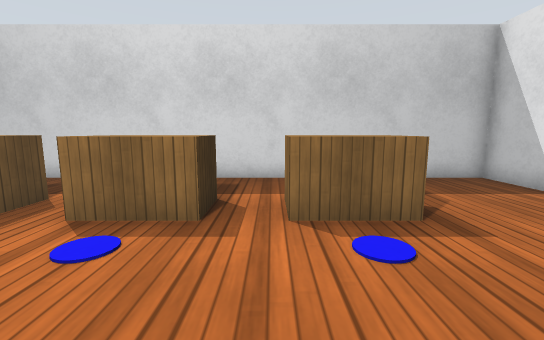
view 1 (above)

16 first-person views from a walk through a world built for the Gazebo simulator. The camera is 0.79 m above the floor, tilts 8° down and sees 90° across. The floor is counted in squares, 0.5 m on a side. Each view is taken from the middle of a square. On the plan, view 1 faces up. The plan holds only what a view shows up to about 14 squares ahead; the rest is blank. The place goes on beyond the plan. Simple patterns stand in for the simulator's built-in surfaces.

view 2
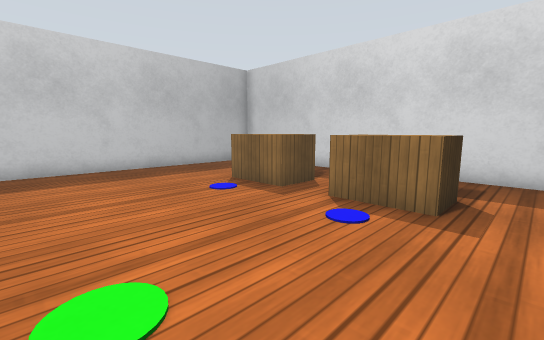

view 3
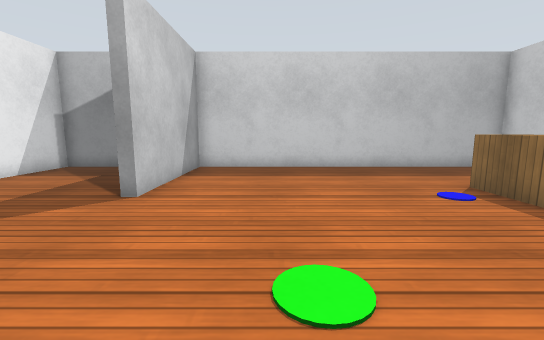

view 4
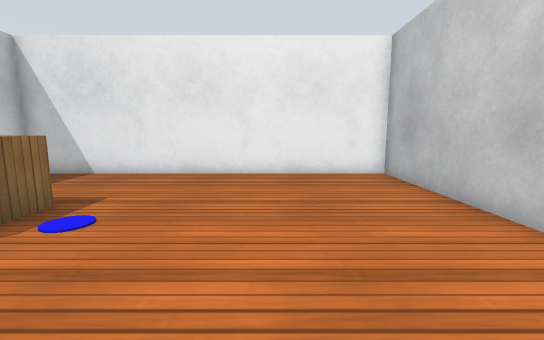

view 5
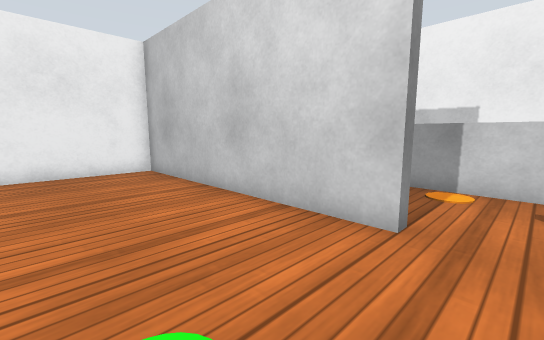

view 6
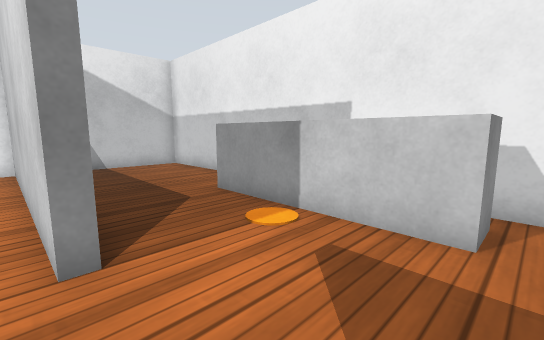

view 7
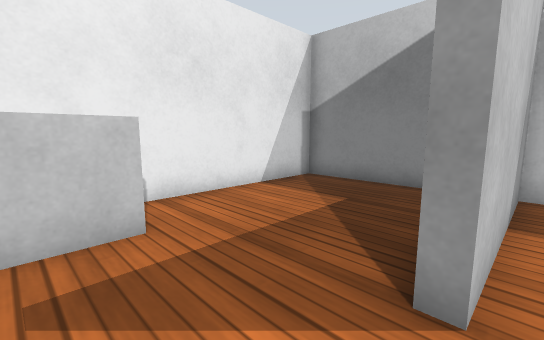

view 8
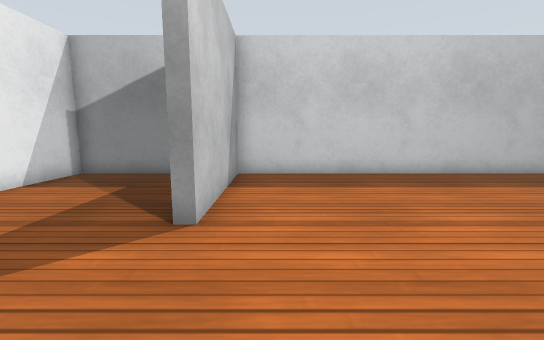

view 9
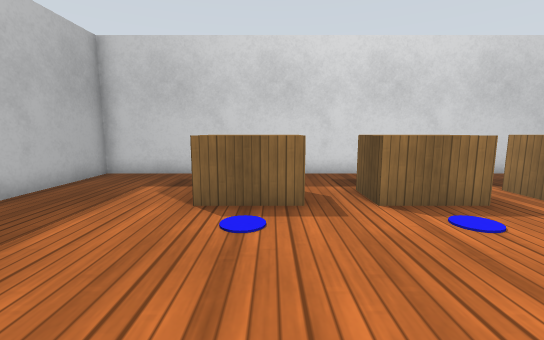

view 10
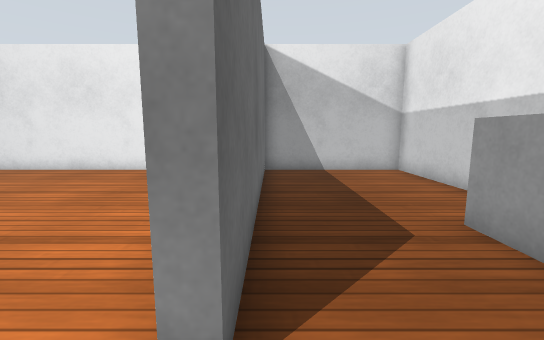

view 11
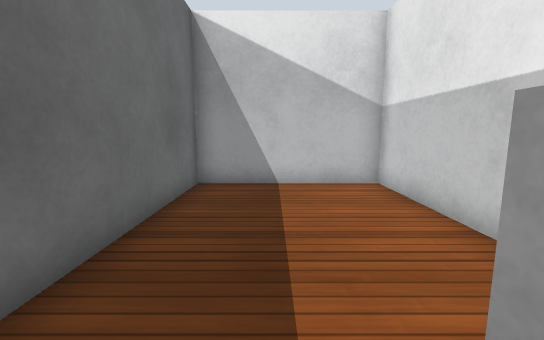

view 12
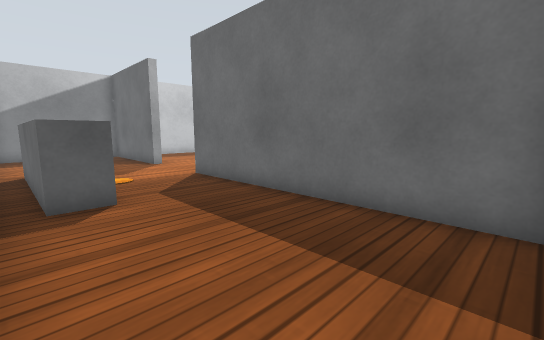

view 13
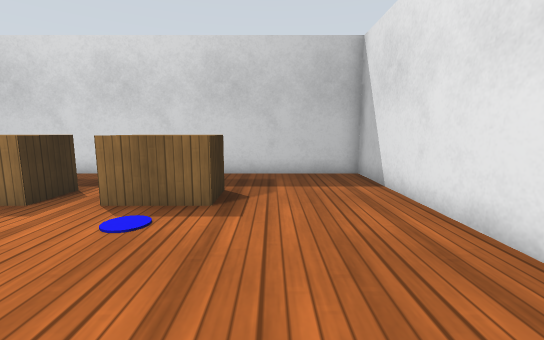

view 14
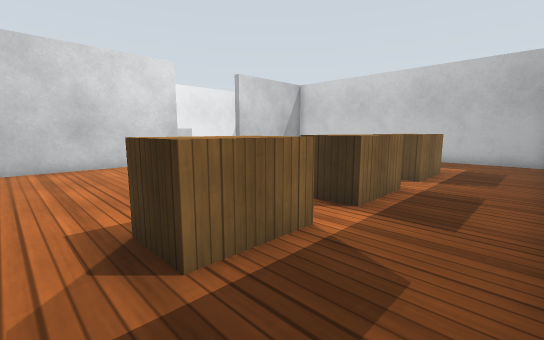

view 15
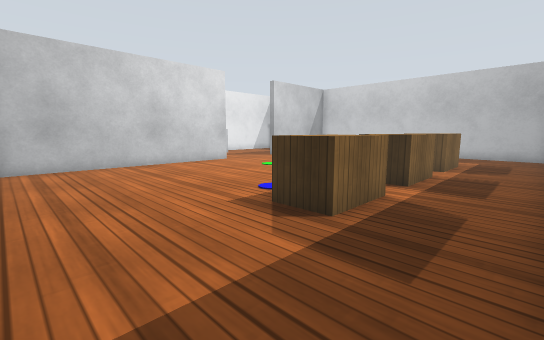

view 16
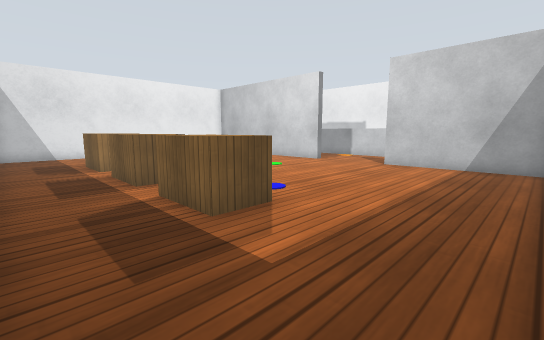

### Floor plan
Points are (right, up) in squares from view 1. A wall is a line through its corners. A room is listed if a view was taken in it or the views show most of it. See-through windows are left out.
Room 1 (views 1, 2, 3, 4, 5, 6, 7, 8, 9, 13, 14, 15, 16)
walls: (-2.5, -4.7) (-2.5, -4.3) (7.3, -4.3) (7.3, 9.3) (-12.3, 9.3) (-12.3, -4.3) (-6.5, -4.3)
ways out: opening at (-4.5, -5) to room 2
objects: wooden box (-7, 5) to (-6, 6); wooden box (-3, 5) to (-2, 6); wooden box (1, 5) to (2, 6)
Room 2 (views 10, 11, 12)
walls: (-6.5, -4.3) (-6.5, -4.7) (-7.9, -4.7); (-12.3, -6.2) (-12.3, -10.3) (7.3, -10.3) (7.3, -4.7) (-2.5, -4.7)
ways out: opening at (-4.5, -5) to room 1
objects: counter (-5, -9) to (0, -9)

Positions as (right, up) in squares from view 1, and headings:
1: (0, 0), facing up
2: (0, -1), facing up-left
3: (0, -1), facing left
4: (-3, 0), facing right
5: (-4, 0), facing down-right
6: (-6, -4), facing down-right
7: (-4, -4), facing down-left
8: (-2, -3), facing left
9: (-6, -1), facing up
10: (-4, -5), facing right
11: (-1, -7), facing right
12: (7, -10), facing up-left
13: (4, -1), facing up
14: (4, 9), facing down-left
15: (7, 9), facing down-left
16: (-12, 9), facing down-right
